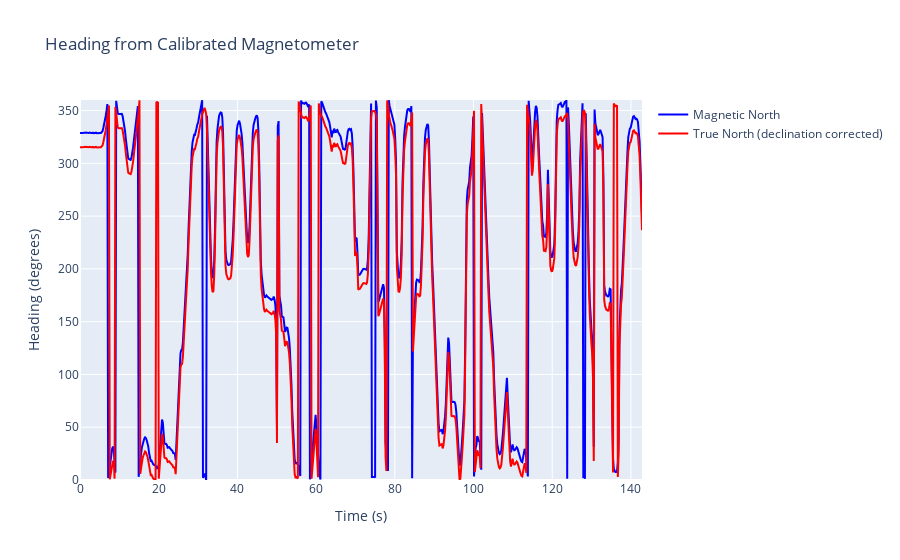

The notebook cell this image was saved under:
### Markdown cell above
## Compute Magnetic North (Heading)

Calculate heading from calibrated magnetometer data with local declination correction for Los Gatos, CA.

### Code cell
import numpy as np

# Magnetic declination for Los Gatos, CA (as of 2025)
# Declination is approximately 13.5° East (positive)
DECLINATION_DEG = 13.5

# Get magnetometer data from raw columns
if 'mx_raw_gauss' in df.columns and 'my_raw_gauss' in df.columns and 'mz_raw_gauss' in df.columns:
    # Apply calibration parameters from the magnetometer ellipsoid fitting
    # Variables: center, W_inv, radii from cell #VSC-2b0efa3d
    
    mx_raw = df['mx_raw_gauss'].values
    my_raw = df['my_raw_gauss'].values
    mz_raw = df['mz_raw_gauss'].values
    
    # Apply calibration to all magnetometer samples
    m_raw_all = np.column_stack([mx_raw, my_raw, mz_raw])
    m_cal_all = np.array([W_inv @ (m - center) * radii.mean() for m in m_raw_all])
    
    # Extract calibrated components
    mx_cal = m_cal_all[:, 0]
    my_cal = m_cal_all[:, 1]
    mz_cal = m_cal_all[:, 2]
    
    # Compute heading using North-East-Down (NED) convention
    # NED: X=North, Y=East, Z=Down
    # Heading = atan2(East, North) = atan2(my, mx)
    # This gives heading clockwise from North (0° = North, 90° = East, 180° = South, 270° = West)
    heading_magnetic = np.degrees(np.arctan2(my_cal, mx_cal))
    
    # Normalize to 0-360 degrees
    heading_magnetic = (heading_magnetic + 360) % 360
    
    # Apply declination correction to get true north
    # Positive declination: Magnetic North is EAST of True North
    # To convert from magnetic to true heading: SUBTRACT positive declination
    # Example: If compass shows 90° and declination is +13.5° East,
    #          true heading = 90° - 13.5° = 76.5° (magnetic north rotated 13.5° clockwise)
    heading_true = heading_magnetic - DECLINATION_DEG
    heading_true = (heading_true + 360) % 360
    
    # Add to dataframe
    df['heading_magnetic_deg'] = heading_magnetic
    df['heading_true_deg'] = heading_true
    
    print(f"Magnetic declination for Los Gatos, CA: {DECLINATION_DEG}° East")
    print(f"\nHeading statistics:")
    print(f"  Magnetic North (uncorrected): {heading_magnetic.mean():.1f}° ± {heading_magnetic.std():.1f}°")
    print(f"  True North (corrected):       {heading_true.mean():.1f}° ± {heading_true.std():.1f}°")
    print(f"  Range: {heading_true.min():.1f}° to {heading_true.max():.1f}°")
    
    # Plot heading over time
    fig = go.Figure()
    fig.add_trace(go.Scatter(x=df['time_sec'], y=df['heading_magnetic_deg'], 
                             name='Magnetic North', line=dict(color='blue')))
    fig.add_trace(go.Scatter(x=df['time_sec'], y=df['heading_true_deg'], 
                             name='True North (declination corrected)', line=dict(color='red')))
    fig.update_layout(
        title='Heading from Calibrated Magnetometer',
        xaxis_title='Time (s)',
        yaxis_title='Heading (degrees)',
        yaxis=dict(range=[0, 360])
    )
    fig.show()
else:
    print("Error: Magnetometer columns not found in dataframe")

### Figure 1 — Plotly figure (JSON) as saved in the notebook; plotly's stock layout.template omitted (floating-point values rounded to 4 significant figures; data arrays with more than 128 entries replaced by an {"elided": "..."} marker saying what was removed)
{"data": [{"line": {"color": "blue"}, "name": "Magnetic North", "type": "scatter", "x": {"elided": "700 float values"}, "y": {"elided": "700 float values"}}, {"line": {"color": "red"}, "name": "True North (declination corrected)", "type": "scatter", "x": {"elided": "700 float values"}, "y": {"elided": "700 float values"}}], "layout": {"title": {"text": "Heading from Calibrated Magnetometer"}, "xaxis": {"title": {"text": "Time (s)"}}, "yaxis": {"range": [0, 360], "title": {"text": "Heading (degrees)"}}}}
